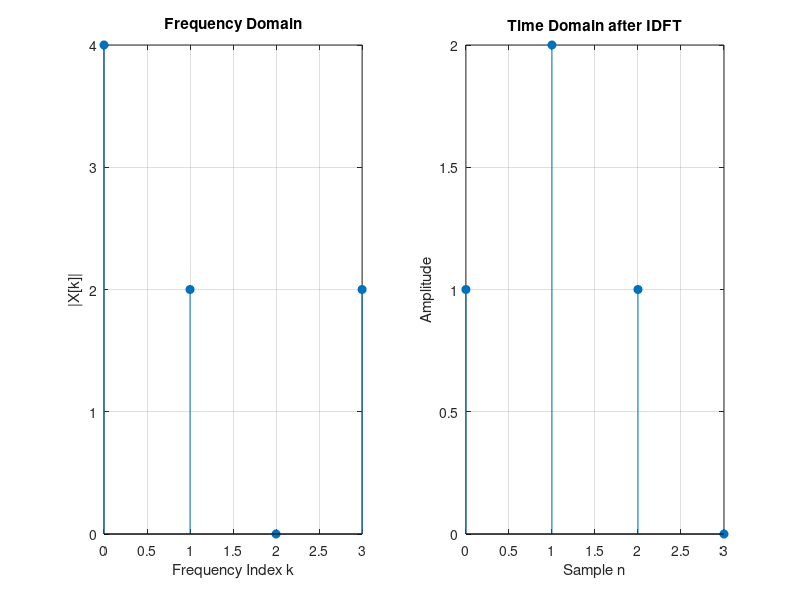

MATLAB code to generate this figure:
clc;
clear;
close all;

% Frequency-domain signal
X = [4 -2i 0 2i];

% Number of samples
N = length(X);

% IDFT
x = ifft(X);

% Display result
disp('Frequency Domain Signal X[k]:');
disp(X);

disp('Time Domain Signal x[n]:');
disp(x);

% Magnitude of frequency-domain signal
Magnitude = abs(X);

% Plot frequency domain
figure;

subplot(1,2,1);
stem(0:N-1, Magnitude, 'filled');
xlabel('Frequency Index k');
ylabel('|X[k]|');
title('Frequency Domain');
grid on;

% Plot time domain
subplot(1,2,2);
stem(0:N-1, x, 'filled');
xlabel('Sample n');
ylabel('Amplitude');
title('Time Domain after IDFT');
grid on;
